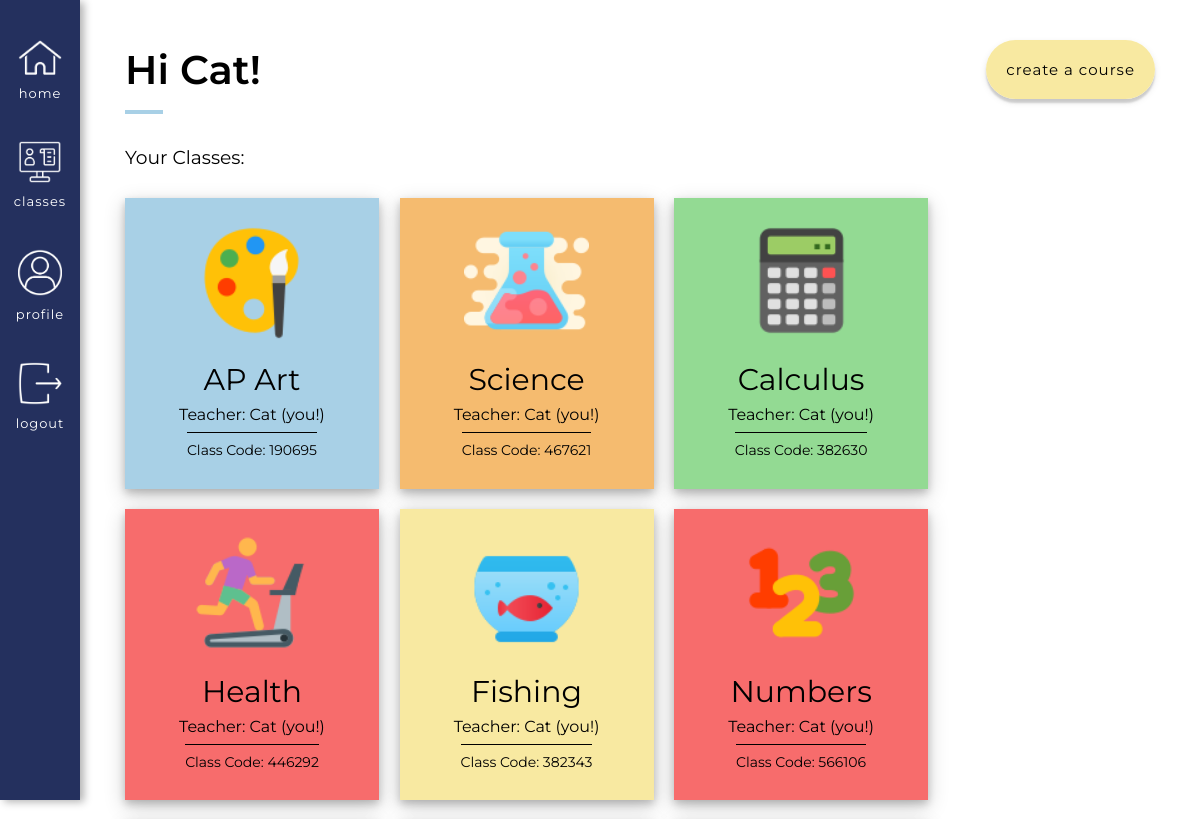
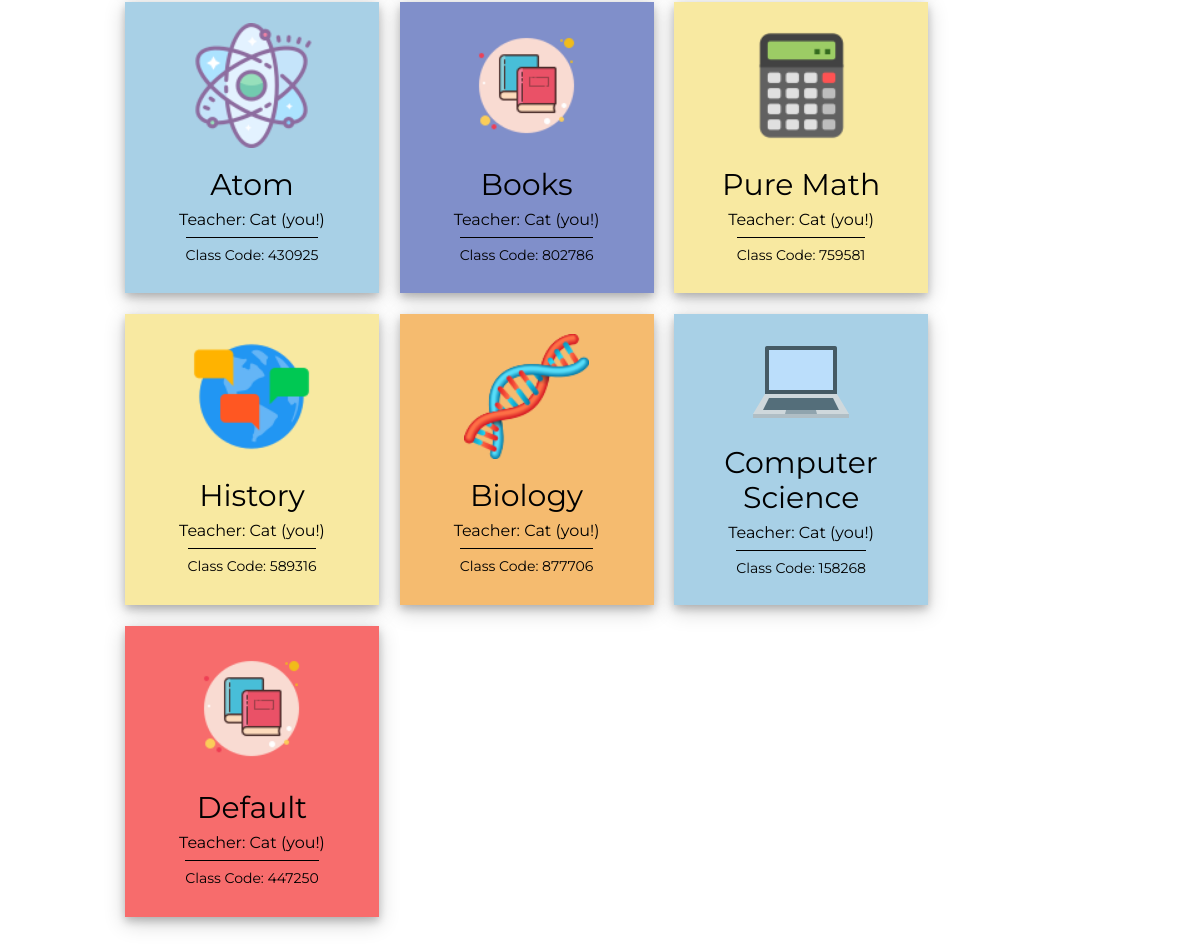
/user/Cat/classes (signed in), run on the app's committed database (2 pictures, top to bottom).
### app/models.py (models this page shows, shortened)
class User(UserMixin, db.Model):
    id = db.Column(db.Integer, primary_key=True)
    username = db.Column(db.String(64), index=True, unique=True) # adding columns to the database
    email = db.Column(db.String(120), index=True, unique=True)
    password_hash = db.Column(db.String(128))
    role = db.Column(db.Integer, index=False, unique=False) # 0 is Teacher, 1 is Student
    about_me = db.Column(db.String(140))
    last_seen = db.Column(db.DateTime, default=datetime.utcnow)
    posts = db.relationship('Post', backref='author', lazy='dynamic') # First part is calling it from the Post model, secret field is the backref (author)
    reactions = db.relationship('Reactions', backref='reactor', lazy='dynamic') # This will show all the reactions that this user has made
    teaches = db.relationship('Courses', backref='teacher', lazy='dynamic') # This will show all the courses that the user teaches
    signups = db.relationship('Signups', backref='student', lazy='dynamic') # This will show all of the signups of that user
    responses = db.relationship('Responses', backref='student_responder', lazy='dynamic') # This will show all the responses of that user
    prompts = db.relationship('Prompts', backref='teacher_prompter', lazy='dynamic') # This will show all forms of that teacher

class Courses(db.Model):
    id = db.Column(db.Integer, primary_key=True) # Always need ID
    course_name = db.Column(db.String(140), index=False, unique=False) # Not indexable or unique bc many people can have the same course
    code = db.Column(db.Integer, index=True, unique=True) # Indexable to link it back to the course name
    timestamp = db.Column(db.DateTime, index=True, default=datetime.utcnow) # Timestamp
    status = db.Column(db.Integer, index=False, unique=False, default=0) # 0 means the class is inactive, 1 is active
    teacher_id = db.Column(db.Integer, db.ForeignKey('user.id'))  # Taking the user ID from the user model, using backref of teacher will show you the actual teacher
    icon = db.Column(db.String(220), index=False, unique=False, default="/static/images/classes_books.png") # Icon option, turtle gif is set as the default
    color = db.Column(db.Integer, index=False, unique=False, default=0) # Adding the option to decide the color of the class
    signups = db.relationship('Signups', backref='course_id', lazy='dynamic') # This will show all the student signups for this course
    reactions = db.relationship('Reactions', backref='course_actual', lazy='dynamic') # This will show all the reactions for this course
    session = db.relationship('Session', backref='session_course_id', lazy='dynamic') # This will show you all the sessions of the course
    forms = db.relationship('Prompts', backref='course_form', lazy='dynamic') # This will show you all of the forms of the course
    responses = db.relationship('Responses', backref='course_response', lazy='dynamic') # This will show you all of the responses of the course

### app/routes.py (the view)
@app.route('/user/<username>/classes') # User's classes
@login_required
def classes(username): # the word after def has to be the same as the text in the urlfor quotation marks
    user = User.query.filter_by(username=username).first_or_404()
    if current_user.id != user.id:
        return unauthorized_access()
    user_signups_filtered = User.query.join(Signups, (Signups.user_id == User.id)).\
                                        join(Courses, (Courses.id == Signups.course)).\
                                        with_entities(Signups).\
                                        filter(Signups.user_id == user.id)
    print(x + "\n" for x in user_signups_filtered)
    teacher_courses = Courses.query.filter_by(teacher_id=user.id).all()
    return render_template('classes.html', user=user,
                                             user_signups_filtered=user_signups_filtered,
                                             teacher_courses=teacher_courses,
                                             title="Classes")

### app/models.py (called while the page is built)
@login.user_loader
def load_user(id):
        return User.query.get(int(id))

### app/routes.py (called while the page is built)
@app.before_request # This function will be executed right before the view function
def before_request():
    if current_user.is_authenticated: # Checks whether the current user is logged in
        current_user.last_seen = datetime.utcnow() # Sets the last seen to the date using the UTC time zone
        db.session.commit() # Don't need to do db.session.add() because the user is already in the database (using a current_user)

### app/templates/classes.html (shortened to what this page needs)
{% extends "base.html" %}
{% block head %}
    <link rel="stylesheet" href="{{ url_for('static', filename='css/classes.css') }}">
{% endblock %}
{% block content %}
    <div class = "classesTop">
        <div class = "titleHolder">
            <h1>Hi {{ user.username }}!</h1>
        </div>
        <div class = "createJoinCourse">
            <form action="/user/{{ user.username }}/classes/add" method='post'>
                {% if user.role == 1 %}
                    <input type="text" name="title" placeholder="Enter Class Code..." class = "joinStudent">
                    <button type="submit" class = "joinClassButton">Join Class</button>
                {% else %}
                    <a href = "{{ url_for('create', username = current_user.username) }}" class = "createLink">Create a course</a>
                {% endif %}
            </form>
        </div>
    </div>
    <h3 class = "classMargin">Your Classes: </h3>
    <div class = "classBlockHolder">
    {% if user.role == 0 %}
            {% for t in teacher_courses %}
                {% if t.color == 0 %}
                    <div class = "classBlock red" id = "classBlock" onclick="divLink({{ t.id }})">
                {% elif t.color == 1 %}
                    <div class = "classBlock yellow" id = "classBlock" onclick="divLink({{ t.id }})">
                {% elif t.color == 2 %}
                    <div class = "classBlock blue" id = "classBlock" onclick="divLink({{ t.id }})">
                {% elif t.color == 3 %}
                    <div class = "classBlock green" id = "classBlock" onclick="divLink({{ t.id }})">
                {% elif t.color == 4 %}
                    <div class = "classBlock orange" id = "classBlock" onclick="divLink({{ t.id }})">
                {% elif t.color == 5 %}
                    <div class = "classBlock purple" id = "classBlock" onclick="divLink({{ t.id }})">
                {% else %}
                    <div class = "classBlock red" id = "classBlock" onclick="divLink({{ t.id }})">
                {% endif %}
                    <div class = "classImage">
                        <img src = "{{ t.icon }}">
                    </div>
                    <div class = "classDescription">
                        <p class = "courseName">{{ t.course_name }}</p>
                        <p class = "courseTeacher">Teacher: {{ t.teacher.username }} (you!)</p>
                        <p class = "courseCode">Class Code: {{ t.code }}</p>
                    </div>
                </div>
            {% endfor %}
    {% endif %}
    </div>
{% endblock %}

### app/static/css/base.css (style rules this page uses)
body { margin: 0 !important; font-family: "Montserrat", sans-serif; }
h1, p { margin: 0; }
h2, h3 { font-weight: 400; }

### app/static/css/classes.css (style rules this page uses)
@media screen and (min-width: 600px) { .classBlock { background-color: #F76C6C; display: flex; flex-direction: column; justify-content: space-between; align-items: center; padding: 2%; padding-right: 4%; padding-left: 4%; cursor: pointer; margin-right: 2%; margin-top: 1%; margin-bottom: 1%; min-width: 150px; max-width: 200px; width: 16.66%; height: 250px; box-shadow: 0 4px 8px 0 rgba(0, 0, 0, 0.2), 0 6px 20px 0 rgba(0, 0, 0, 0.19); transition-duration: 0.3s; -webkit-transition-duration: 0.3s; } }
@media screen and (min-width: 600px) { .classBlockHolder { display: flex; flex-wrap: wrap; justify-content: flex-start; align-items: center; } }
@media screen and (min-width: 600px) { .classImage { display: flex; align-items: center; justify-content: center; width: 95%; height: 50% } }
@media screen and (min-width: 600px) { .classImage img { height: 100%; } }
@media screen and (min-width: 600px) { .classDescription { margin-top: 15px; display: flex; flex-direction: column; justify-content: center; align-items: center; line-height: 35px; width: 100%; } }
@media screen and (min-width: 600px) { .courseName { font-size: 30px; text-align: center; } }
@media screen and (min-width: 600px) { .titleHolder h1 { position: relative; font-size: 40px; font-weight: 600; } }
@media screen and (min-width: 600px) { .titleHolder h1:after { position: absolute; content: ''; height: 4px; bottom: -20px; left: 0; right: 0; width: 28%; background: #A8D0E6; } }
@media screen and (min-width: 600px) { .classesTop { display: flex; justify-content: space-between; align-items: center; } }
.classMargin { margin-top: 5%; }
.courseTeacher { font-size: 16px; }
.courseCode { font-size: 14px; width: fit-content; border-top: 1px solid black; }
.createLink, .joinClassButton { background-color: #F8E9A1; text-decoration: none; color: black; text-transform: lowercase; letter-spacing: 1px; padding: 20px 20px; border-radius: 50px; transition-duration: 0.3s; -webkit-transition-duration: 0.3s; box-shadow: 0 4px 2px 0 rgba(0, 0, 0, 0.15), 0 3px 7px 0 rgba(0, 0, 0, 0.1); font-size: 15px; border: 0; }
.yellow { background-color: #F8E9A1 !important; }
.blue { background-color: #a8d0e6 !important; }
.orange { background-color: rgb(245, 187, 111); }
.green { background-color: rgb(147, 218, 147); }
.purple { background-color: #808fca !important; }

### data on the page
User: username "Cat"
Courses: icon (picture), course_name "AP Art", teacher.username "Cat", code "190695"
Courses: icon (picture), course_name "Science", teacher.username "Cat", code "467621"
Courses: icon (picture), course_name "Calculus", teacher.username "Cat", code "382630"
Courses: icon (picture), course_name "Health", teacher.username "Cat", code "446292"
Courses: icon (picture), course_name "Fishing", teacher.username "Cat", code "382343"
Courses: icon (picture), course_name "Numbers", teacher.username "Cat", code "566106"
Courses: icon (picture), course_name "Atom", teacher.username "Cat", code "430925"
Courses: icon (picture), course_name "Books", teacher.username "Cat", code "802786"
Courses: icon (picture), course_name "Pure Math", teacher.username "Cat", code "759581"
Courses: icon (picture), course_name "History", teacher.username "Cat", code "589316"
Courses: icon (picture), course_name "Biology", teacher.username "Cat", code "877706"
Courses: icon (picture), course_name "Computer Science", teacher.username "Cat", code "158268"
Courses: icon (picture), course_name "Default", teacher.username "Cat", code "447250"
